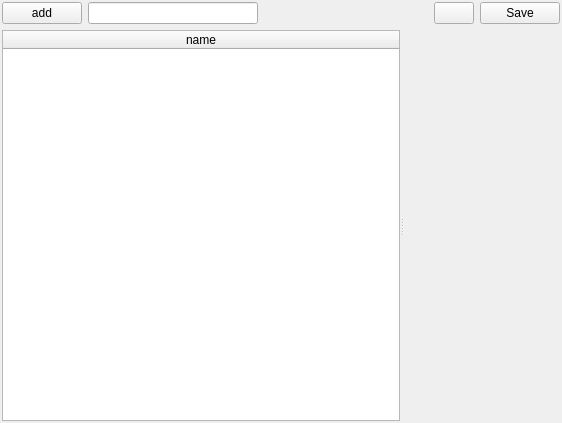
<?xml version="1.0" encoding="UTF-8"?>
<ui version="4.0">
 <class>ArchitectureWidgetEditor</class>
 <widget class="QWidget" name="ArchitectureWidgetEditor">
  <property name="geometry">
   <rect>
    <x>0</x>
    <y>0</y>
    <width>562</width>
    <height>423</height>
   </rect>
  </property>
  <property name="windowTitle">
   <string>Architecture Script Editor</string>
  </property>
  <layout class="QVBoxLayout" name="verticalLayout" stretch="0,1">
   <property name="margin">
    <number>2</number>
   </property>
   <item>
    <layout class="QHBoxLayout" name="horizontalLayout">
     <item>
      <widget class="QPushButton" name="mpAddButton">
       <property name="text">
        <string>add</string>
       </property>
      </widget>
     </item>
	 <item>
      <widget class="QLineEdit" name="mpLineEdit">
       <property name="placeholderText ">
        <string>myNewWidgetName</string>
       </property>
      </widget>
     </item>
     <item>
      <spacer name="horizontalSpacer_2">
       <property name="orientation">
        <enum>Qt::Horizontal</enum>
       </property>
       <property name="sizeHint" stdset="0">
        <size>
         <width>40</width>
         <height>20</height>
        </size>
       </property>
      </spacer>
     </item>
     <item>
      <widget class="QPushButton" name="mpRemoveButton">
       <property name="text">
        <string/>
       </property>
       <property name="icon">
        <iconset resource="../../auxiliaries/gui/icons/cedar_aux_gui_icons.qrc">
         <normaloff>:/cedar/auxiliaries/gui/trashcan.svg</normaloff>:/cedar/auxiliaries/gui/trashcan.svg</iconset>
       </property>
      </widget>
     </item>
	 <item>
      <widget class="QPushButton" name="mpOkButton">
       <property name="text">
        <string>Save</string>
       </property>
      </widget>
     </item>
    </layout>
   </item>
   <item>
    <widget class="QSplitter" name="splitter">
     <property name="orientation">
      <enum>Qt::Horizontal</enum>
     </property>
     <widget class="QTableWidget" name="mpTable">
      <property name="editTriggers">
       <set>QAbstractItemView::NoEditTriggers</set>
      </property>
      <property name="alternatingRowColors">
       <bool>true</bool>
      </property>
      <property name="selectionBehavior">
       <enum>QAbstractItemView::SelectRows</enum>
      </property>
      <attribute name="horizontalHeaderStretchLastSection">
       <bool>true</bool>
      </attribute>
      <attribute name="verticalHeaderVisible">
       <bool>false</bool>
      </attribute>
      <column>
       <property name="text">
        <string>name</string>
       </property>
      </column>
     </widget>
     <widget class="cedar::aux::gui::Configurable" name="mpConfigurationEditor" native="true"/>
    </widget>
   </item>
  </layout>
 </widget>
 <customwidgets>
  <customwidget>
   <class>cedar::aux::gui::Configurable</class>
   <extends>QWidget</extends>
   <header>cedar/auxiliaries/gui/Configurable.h</header>
   <container>1</container>
  </customwidget>
 </customwidgets>
 <resources>
  <include location="../../auxiliaries/gui/icons/cedar_aux_gui_icons.qrc"/>
  <include location="../../devices/gui/cedar_dev_gui_icons.qrc"/>
  <include location="icons/cedar_proc_gui_icons.qrc"/>
 </resources>
</ui>
